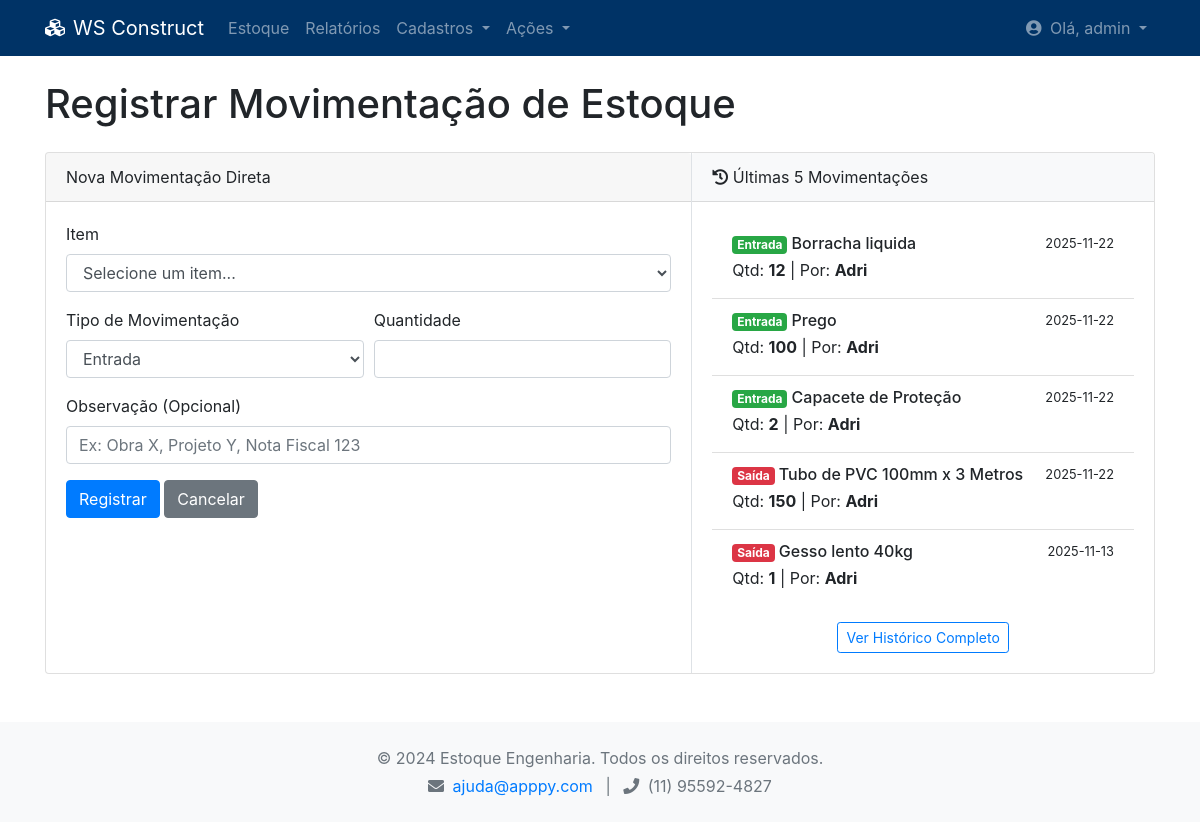
Page /movimentacao (signed in) on the committed database.
### tables this page shows
CREATE TABLE movimentacoes (
        id INTEGER PRIMARY KEY AUTOINCREMENT,
        item_id INTEGER NOT NULL,
        tipo TEXT NOT NULL CHECK(tipo IN ('entrada', 'saida', 'compra')),
        quantidade INTEGER NOT NULL,
        data DATETIME DEFAULT CURRENT_TIMESTAMP,
        usuario_id INTEGER,
        observacao TEXT,
        FOREIGN KEY (item_id) REFERENCES itens_estoque (id),
        FOREIGN KEY (usuario_id) REFERENCES usuarios (id)
    );

CREATE TABLE itens_estoque (
        id INTEGER PRIMARY KEY AUTOINCREMENT,
        nome TEXT UNIQUE NOT NULL,
        descricao_id INTEGER,
        quantidade INTEGER NOT NULL DEFAULT 0,
        preco_unitario REAL,
        FOREIGN KEY (descricao_id) REFERENCES descricoes (id)
    );

CREATE TABLE usuarios (
        id INTEGER PRIMARY KEY AUTOINCREMENT,
        username TEXT UNIQUE NOT NULL,
        password_hash TEXT NOT NULL,
        role TEXT NOT NULL CHECK(role IN ('administracao', 'engenheiro', 'encarregado', 'comercial'))
    );

### app.py (the view, shortened to what this page needs)
@app.route('/movimentacao', methods=['GET', 'POST'])
def registrar_movimentacao():
    usuario = session.get('usuario')
    if not usuario:
        return redirect(url_for('login'))
    pode_entrar = auth.tem_permissao(usuario['role'], 'registrar_entrada')
    pode_sair = auth.tem_permissao(usuario['role'], 'registrar_saida')
    if not (pode_entrar or pode_sair):
        flash("Você não tem permissão para acessar esta página.", "danger")
        return redirect(url_for('dashboard'))
    itens_estoque = estoque.listar_itens()
    ultimas_movimentacoes = relatorios.get_ultimas_movimentacoes(limit=5)
    return render_template('movimentacao.html', usuario=usuario, itens=itens_estoque, ultimas_movimentacoes=ultimas_movimentacoes, pode_entrar=pode_entrar, pode_sair=pode_sair)

### app.py (called while the page is built)
@app.context_processor
def inject_permissions():
    return dict(PERMISSOES=auth.PERMISSOES)

@app.context_processor
def inject_auth():
    return dict(auth=auth)

@app.context_processor
def inject_notifications():
    if 'usuario' in session and session['usuario']['role'] == 'administracao':
        pedidos_pendentes_count = len(pedidos.listar_pedidos_pendentes())
        return dict(pedidos_pendentes_count=pedidos_pendentes_count)
    return dict(pedidos_pendentes_count=0)

### auth.py (called while the page is built)
def tem_permissao(role: str, acao: str) -> bool:
    permissoes_do_role = PERMISSOES.get(role, [])
    if 'all' in permissoes_do_role:
        return True
    return acao in permissoes_do_role

### database.py (called while the page is built)
def conectar_bd():
    try:
        conn = sqlite3.connect(DB_NAME)
        conn.row_factory = sqlite3.Row  # Permite acessar colunas pelo nome
        return conn
    except sqlite3.Error as e:
        logging.error(f"Erro ao conectar ao banco de dados: {e}")
        return None

### estoque.py (called while the page is built)
def listar_itens():
    conn = conectar_bd()
    if not conn: return []
    cursor = conn.cursor()
    cursor.execute("""
        SELECT i.id, i.nome, i.quantidade, i.preco_unitario, d.nome as descricao
        FROM itens_estoque i
        LEFT JOIN descricoes d ON i.descricao_id = d.id
        ORDER BY i.nome
    """)
    itens = cursor.fetchall()
    conn.close()
    return [dict(item) for item in itens] # Converte para lista de dicionários

### pedidos.py (called while the page is built)
def listar_pedidos_pendentes():
    conn = conectar_bd()
    if not conn: return []
    cursor = conn.cursor()
    cursor.execute("""
        SELECT p.id, p.data_solicitacao, p.tipo, p.quantidade, p.justificativa,
               i.nome as item_nome, u.username as solicitante_nome, o.nome as obra_nome
        FROM pedidos p
        JOIN itens_estoque i ON p.item_id = i.id
        JOIN usuarios u ON p.solicitante_id = u.id
        LEFT JOIN obras o ON p.obra_id = o.id
        WHERE p.status = 'pendente'
        ORDER BY p.data_solicitacao ASC
    """)
    pedidos = cursor.fetchall()
    conn.close()
    pedidos_formatados = []
    for p in pedidos:
        pedido_dict = dict(p)
        pedido_dict['data_solicitacao'] = datetime.strptime(pedido_dict['data_solicitacao'], '%Y-%m-%d %H:%M:%S')
        pedidos_formatados.append(pedido_dict)
    return pedidos_formatados

### templates/movimentacao.html (shortened to what this page needs)
{% extends "base.html" %}
{% block content %}
        <h1>Registrar Movimentação de Estoque</h1>
        <div class="card mt-4">
            <div class="row no-gutters">
                <div class="col-md-7 border-right">
                    <div class="card-header">
                        Nova Movimentação Direta
                    </div>
                    <div class="card-body">
                        <form action="{{ url_for('registrar_movimentacao') }}" method="post">
                            <div class="form-group">
                                <label for="item_id">Item</label>
                                <select name="item_id" id="item_id" class="form-control" required>
                                    <option value="" disabled selected>Selecione um item...</option>
                                </select>
                            </div>
                            <div class="form-row">
                                <div class="form-group col-md-6">
                                    <label for="tipo">Tipo de Movimentação</label>
                                    <select name="tipo" id="tipo" class="form-control" required>
                                        {% if pode_entrar %}
                                        <option value="entrada">Entrada</option>
                                        {% endif %}
                                    </select>
                                </div>
                                <div class="form-group col-md-6">
                                    <label for="quantidade">Quantidade</label>
                                    <input type="number" name="quantidade" id="quantidade" class="form-control" min="1" required>
                                </div>
                            </div>
                            <div class="form-group">
                                <label for="observacao">Observação (Opcional)</label>
                                <input type="text" name="observacao" id="observacao" class="form-control" placeholder="Ex: Obra X, Projeto Y, Nota Fiscal 123">
                            </div>
                            <button type="submit" class="btn btn-primary">Registrar</button>
                            <a href="{{ url_for('ver_estoque') }}" class="btn btn-secondary">Cancelar</a>
                        </form>
                    </div>
                </div>
                <div class="col-md-5">
                    <div class="card-header bg-light">
                        <i class="fas fa-history"></i> Últimas 5 Movimentações
                    </div>
                    <div class="card-body">
                        <ul class="list-group list-group-flush">
                            {% for mov in ultimas_movimentacoes %}
                                <li class="list-group-item">
                                    <div class="d-flex w-100 justify-content-between">
                                        <h6 class="mb-1">
                                            {% if mov.tipo == 'entrada' %}
                                                <span class="badge badge-success">Entrada</span>
                                            {% else %}
                                                <span class="badge badge-danger">Saída</span>
                                            {% endif %}
                                            {{ mov.item_nome }}
                                        </h6>
                                        <small>{{ mov.data.split(' ')[0] }}</small>
                                    </div>
                                    <p class="mb-1">Qtd: <strong>{{ mov.quantidade }}</strong> | Por: <strong>{{ mov.usuario_nome }}</strong></p>
                                </li>
                            {% else %}
                                <li class="list-group-item text-muted">Nenhuma movimentação recente.</li>
                            {% endfor %}
                        </ul>
                        <div class="text-center mt-3">
                             <a href="{{ url_for('ver_relatorios') }}" class="btn btn-sm btn-outline-primary">Ver Histórico Completo</a>
                        </div>
                    </div>
                </div>
            </div>
        </div>
{% endblock %}

### rows in the picture
movimentacoes: tipo "Entrada", item_nome "Borracha liquida", data "2025-11-22", quantidade "12", usuario_nome "Adri"
movimentacoes: tipo "Entrada", item_nome "Prego", data "2025-11-22", quantidade "100", usuario_nome "Adri"
movimentacoes: tipo "Entrada", item_nome "Capacete de Proteção", data "2025-11-22", quantidade "2", usuario_nome "Adri"
movimentacoes: tipo "Saída", item_nome "Tubo de PVC 100mm x 3 Metros", data "2025-11-22", quantidade "150", usuario_nome "Adri"
movimentacoes: tipo "Saída", item_nome "Gesso lento 40kg", data "2025-11-13", quantidade "1", usuario_nome "Adri"

### other values in the picture
{{ usuario.username }} "admin"
